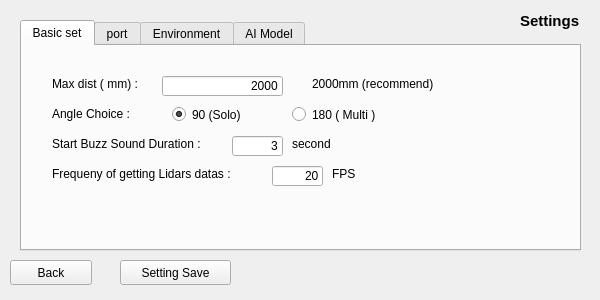
<?xml version="1.0" encoding="UTF-8"?>
<ui version="4.0">
 <class>SettingWindow</class>
 <widget class="QWidget" name="SettingWindow">
  <property name="geometry">
   <rect>
    <x>0</x>
    <y>0</y>
    <width>600</width>
    <height>300</height>
   </rect>
  </property>
  <property name="windowTitle">
   <string>SettingWindow</string>
  </property>
  <widget class="QLabel" name="Label_title">
   <property name="geometry">
    <rect>
     <x>520</x>
     <y>10</y>
     <width>71</width>
     <height>21</height>
    </rect>
   </property>
   <property name="font">
    <font>
     <family>Arial</family>
     <pointsize>11</pointsize>
     <weight>75</weight>
     <bold>true</bold>
    </font>
   </property>
   <property name="text">
    <string>Settings</string>
   </property>
  </widget>
  <widget class="QPushButton" name="Button_back">
   <property name="geometry">
    <rect>
     <x>10</x>
     <y>260</y>
     <width>82</width>
     <height>25</height>
    </rect>
   </property>
   <property name="text">
    <string>Back</string>
   </property>
  </widget>
  <widget class="QPushButton" name="Button_savesetting">
   <property name="geometry">
    <rect>
     <x>120</x>
     <y>260</y>
     <width>111</width>
     <height>25</height>
    </rect>
   </property>
   <property name="text">
    <string>Setting Save</string>
   </property>
  </widget>
  <widget class="QTabWidget" name="TabSetting">
   <property name="geometry">
    <rect>
     <x>20</x>
     <y>20</y>
     <width>561</width>
     <height>231</height>
    </rect>
   </property>
   <property name="currentIndex">
    <number>0</number>
   </property>
   <widget class="QWidget" name="Tab_basic">
    <attribute name="title">
     <string>Basic set</string>
    </attribute>
    <widget class="QLabel" name="label_text1">
     <property name="geometry">
      <rect>
       <x>30</x>
       <y>30</y>
       <width>111</width>
       <height>16</height>
      </rect>
     </property>
     <property name="text">
      <string>Max dist ( mm) :</string>
     </property>
    </widget>
    <widget class="QLineEdit" name="Input_maxdist">
     <property name="geometry">
      <rect>
       <x>140</x>
       <y>30</y>
       <width>121</width>
       <height>20</height>
      </rect>
     </property>
     <property name="layoutDirection">
      <enum>Qt::RightToLeft</enum>
     </property>
     <property name="text">
      <string>2000</string>
     </property>
     <property name="alignment">
      <set>Qt::AlignRight|Qt::AlignTrailing|Qt::AlignVCenter</set>
     </property>
    </widget>
    <widget class="QLabel" name="label_text3">
     <property name="geometry">
      <rect>
       <x>30</x>
       <y>60</y>
       <width>91</width>
       <height>16</height>
      </rect>
     </property>
     <property name="text">
      <string>Angle Choice :</string>
     </property>
    </widget>
    <widget class="QRadioButton" name="radioButton_90">
     <property name="geometry">
      <rect>
       <x>150</x>
       <y>60</y>
       <width>98</width>
       <height>17</height>
      </rect>
     </property>
     <property name="text">
      <string>90 (Solo)</string>
     </property>
     <property name="checked">
      <bool>true</bool>
     </property>
    </widget>
    <widget class="QRadioButton" name="radioButton_180">
     <property name="geometry">
      <rect>
       <x>270</x>
       <y>60</y>
       <width>141</width>
       <height>17</height>
      </rect>
     </property>
     <property name="text">
      <string>180 ( Multi )</string>
     </property>
    </widget>
    <widget class="QLabel" name="label_text2">
     <property name="geometry">
      <rect>
       <x>290</x>
       <y>30</y>
       <width>161</width>
       <height>16</height>
      </rect>
     </property>
     <property name="text">
      <string>2000mm (recommend)</string>
     </property>
    </widget>
    <widget class="QLabel" name="label_text4">
     <property name="geometry">
      <rect>
       <x>30</x>
       <y>90</y>
       <width>171</width>
       <height>16</height>
      </rect>
     </property>
     <property name="text">
      <string>Start Buzz Sound Duration :</string>
     </property>
    </widget>
    <widget class="QLineEdit" name="Input_buzzduration">
     <property name="geometry">
      <rect>
       <x>210</x>
       <y>90</y>
       <width>51</width>
       <height>20</height>
      </rect>
     </property>
     <property name="layoutDirection">
      <enum>Qt::RightToLeft</enum>
     </property>
     <property name="text">
      <string>3</string>
     </property>
     <property name="alignment">
      <set>Qt::AlignRight|Qt::AlignTrailing|Qt::AlignVCenter</set>
     </property>
    </widget>
    <widget class="QLabel" name="label_text5">
     <property name="geometry">
      <rect>
       <x>270</x>
       <y>90</y>
       <width>161</width>
       <height>16</height>
      </rect>
     </property>
     <property name="text">
      <string>second</string>
     </property>
    </widget>
    <widget class="QLabel" name="label_text4_2">
     <property name="geometry">
      <rect>
       <x>30</x>
       <y>120</y>
       <width>211</width>
       <height>16</height>
      </rect>
     </property>
     <property name="text">
      <string>Frequeny of getting Lidars datas :</string>
     </property>
    </widget>
    <widget class="QLineEdit" name="Input_lidar_fps">
     <property name="geometry">
      <rect>
       <x>250</x>
       <y>120</y>
       <width>51</width>
       <height>20</height>
      </rect>
     </property>
     <property name="layoutDirection">
      <enum>Qt::RightToLeft</enum>
     </property>
     <property name="text">
      <string>20</string>
     </property>
     <property name="alignment">
      <set>Qt::AlignRight|Qt::AlignTrailing|Qt::AlignVCenter</set>
     </property>
    </widget>
    <widget class="QLabel" name="label_text6">
     <property name="geometry">
      <rect>
       <x>310</x>
       <y>120</y>
       <width>161</width>
       <height>16</height>
      </rect>
     </property>
     <property name="text">
      <string>FPS</string>
     </property>
    </widget>
   </widget>
   <widget class="QWidget" name="Tab_port">
    <attribute name="title">
     <string>port</string>
    </attribute>
    <widget class="QLabel" name="Label_port_top">
     <property name="geometry">
      <rect>
       <x>30</x>
       <y>40</y>
       <width>60</width>
       <height>13</height>
      </rect>
     </property>
     <property name="text">
      <string>Port Top :</string>
     </property>
    </widget>
    <widget class="QLabel" name="Label_port_mid">
     <property name="geometry">
      <rect>
       <x>30</x>
       <y>70</y>
       <width>60</width>
       <height>13</height>
      </rect>
     </property>
     <property name="text">
      <string>Port Mid :</string>
     </property>
    </widget>
    <widget class="QLabel" name="Label_port_bot">
     <property name="geometry">
      <rect>
       <x>30</x>
       <y>100</y>
       <width>60</width>
       <height>13</height>
      </rect>
     </property>
     <property name="text">
      <string>Port Bot :</string>
     </property>
    </widget>
    <widget class="QLineEdit" name="Input_port_top">
     <property name="geometry">
      <rect>
       <x>100</x>
       <y>40</y>
       <width>113</width>
       <height>20</height>
      </rect>
     </property>
     <property name="text">
      <string>1</string>
     </property>
     <property name="alignment">
      <set>Qt::AlignRight|Qt::AlignTrailing|Qt::AlignVCenter</set>
     </property>
    </widget>
    <widget class="QLineEdit" name="Input_port_mid">
     <property name="geometry">
      <rect>
       <x>100</x>
       <y>70</y>
       <width>113</width>
       <height>20</height>
      </rect>
     </property>
     <property name="text">
      <string>2</string>
     </property>
     <property name="alignment">
      <set>Qt::AlignRight|Qt::AlignTrailing|Qt::AlignVCenter</set>
     </property>
    </widget>
    <widget class="QLineEdit" name="Input_port_bot">
     <property name="geometry">
      <rect>
       <x>100</x>
       <y>100</y>
       <width>113</width>
       <height>20</height>
      </rect>
     </property>
     <property name="text">
      <string>3</string>
     </property>
     <property name="alignment">
      <set>Qt::AlignRight|Qt::AlignTrailing|Qt::AlignVCenter</set>
     </property>
    </widget>
    <widget class="QLabel" name="Label_explain">
     <property name="geometry">
      <rect>
       <x>280</x>
       <y>40</y>
       <width>251</width>
       <height>91</height>
      </rect>
     </property>
     <property name="lineWidth">
      <number>0</number>
     </property>
     <property name="text">
      <string>메인 메뉴의 Data View에서
인식되는 라이다의 상,중,하 위치를 보고
필요 시 Port 위치를 재배열하십시오.
또한 아래의 포트 리스트를 보고 1,2,3을 재배열 하십시오,</string>
     </property>
     <property name="textFormat">
      <enum>Qt::AutoText</enum>
     </property>
     <property name="alignment">
      <set>Qt::AlignLeading|Qt::AlignLeft|Qt::AlignTop</set>
     </property>
     <property name="wordWrap">
      <bool>true</bool>
     </property>
    </widget>
    <widget class="QLabel" name="FuncLable_portlist">
     <property name="geometry">
      <rect>
       <x>100</x>
       <y>150</y>
       <width>401</width>
       <height>16</height>
      </rect>
     </property>
     <property name="text">
      <string>error</string>
     </property>
    </widget>
    <widget class="QLabel" name="Label_portlist">
     <property name="geometry">
      <rect>
       <x>30</x>
       <y>150</y>
       <width>60</width>
       <height>13</height>
      </rect>
     </property>
     <property name="text">
      <string>Port List :</string>
     </property>
    </widget>
   </widget>
   <widget class="QWidget" name="Tab_env">
    <attribute name="title">
     <string>Environment</string>
    </attribute>
    <widget class="QListWidget" name="List_env">
     <property name="geometry">
      <rect>
       <x>10</x>
       <y>10</y>
       <width>241</width>
       <height>186</height>
      </rect>
     </property>
    </widget>
    <widget class="QLabel" name="FuncLabel_selected_env">
     <property name="geometry">
      <rect>
       <x>280</x>
       <y>20</y>
       <width>231</width>
       <height>16</height>
      </rect>
     </property>
     <property name="text">
      <string>selected model file</string>
     </property>
    </widget>
   </widget>
   <widget class="QWidget" name="Tab_model">
    <attribute name="title">
     <string>AI Model</string>
    </attribute>
    <widget class="QLabel" name="FuncLabel_selected_model">
     <property name="geometry">
      <rect>
       <x>280</x>
       <y>20</y>
       <width>231</width>
       <height>16</height>
      </rect>
     </property>
     <property name="text">
      <string>selected model file</string>
     </property>
    </widget>
    <widget class="QListWidget" name="List_model">
     <property name="geometry">
      <rect>
       <x>10</x>
       <y>10</y>
       <width>241</width>
       <height>186</height>
      </rect>
     </property>
    </widget>
   </widget>
  </widget>
 </widget>
 <resources/>
 <connections/>
</ui>
